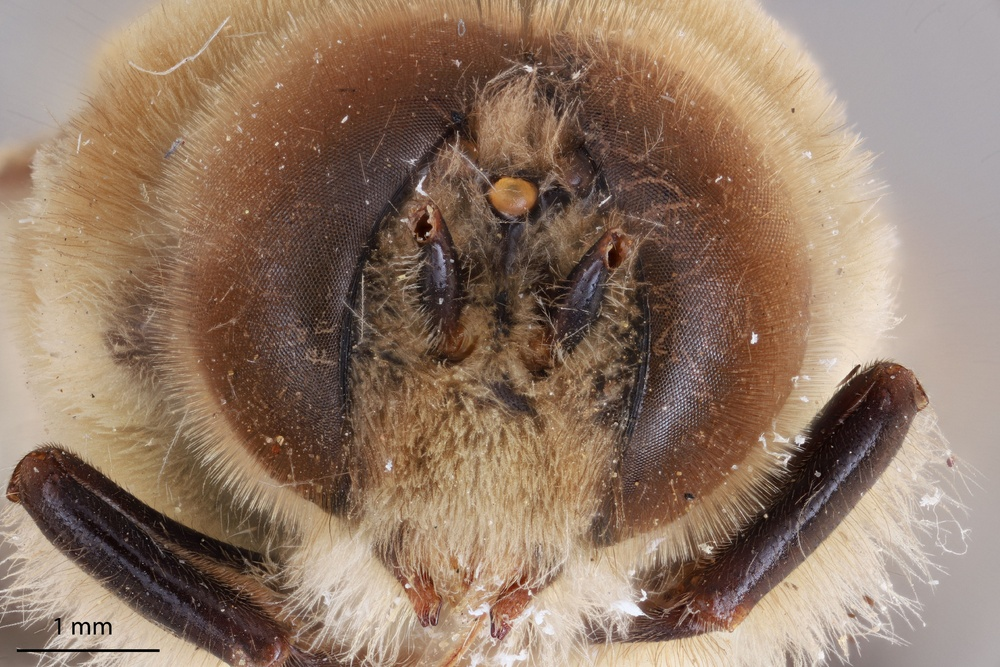
#> input picture UCSB-IZC00009041_5x_hef(2)_lg.jpg, 1000 x 667 px, shrunk from 6000 x 4000 before the run
$ python firstbeestep.py --file 'UCSB-IZC00009041_5x_hef(2)_lg.jpg'
#> lines starting #> are read from the running program, lines starting #| are printed output that depends on the picture; after the words box and inside, x2 and y2 are one past the last pixel; in counts of white or black regions, pixels touching at a corner belong together
import cv2
import numpy as np
from matplotlib import pyplot as plt
import sys

import argparse
import time

# Construct the argument parser and parse the arguments
ap = argparse.ArgumentParser()
ap.add_argument("-f", "--file", required=True, type=str,
        help="file name for image")
ap.add_argument("-b", "--black", required=False, default=110, type=int,
        help="threshold below which is black")
ap.add_argument("-w", "--white", required=False, default=255, type=int,
        help="threshold above which is white")
ap.add_argument("-n", "--negative", required=False, default=1, type=int,
        help="-n 1 = make negative -n 0 not negative image")
ap.add_argument("-r1", "--r1", required=False, default=1, type=int,
        help="row start for cropping")
ap.add_argument("-r2", "--r2", required=False, default=500, type=int,
        help="row end for cropping")
ap.add_argument("-c1", "--c1", required=False, default=1, type=int,
        help="column start for cropping")
ap.add_argument("-c2", "--c2", required=False, default=500, type=int,
        help="column end for cropping")
args = vars(ap.parse_args())
file = args["file"]
black = args["black"]
white = args["white"]
negative = args["negative"]
r1 = args["r1"]
r2 = args["r2"]
c1 = args["c1"]
c2 = args["c2"]


# reading image
img = cv2.imread(file)
#> img is the input picture: shape (667, 1000, 3); mean B, G, R 103.1, 121.4, 145.8
crop = img[r1:r2, c1:c2]
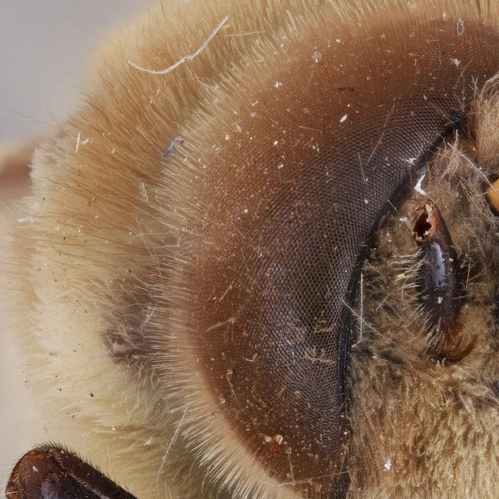
#> crop: shape (499, 499, 3); mean B, G, R 84.9, 107.5, 135.6


# converting cropped image into grayscale image
gray = cv2.cvtColor(crop, cv2.COLOR_BGR2GRAY)
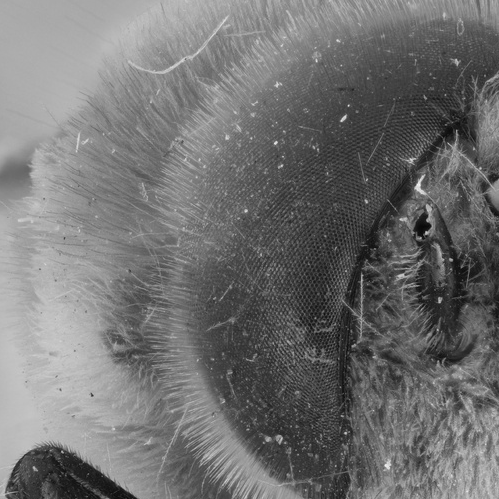
#> gray: shape (499, 499); min 8, max 243, mean 113.3
if negative == 1:
     gray = 255 - gray	#Can use negative
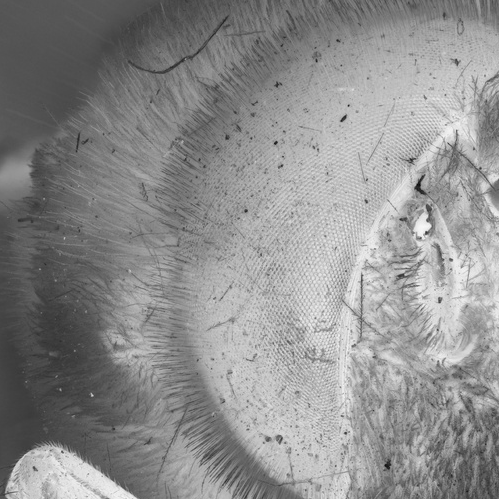
#> gray: shape (499, 499); min 12, max 247, mean 141.7

# setting threshold of cropped image
_, threshold = cv2.threshold(gray, black, white, cv2.THRESH_BINARY)
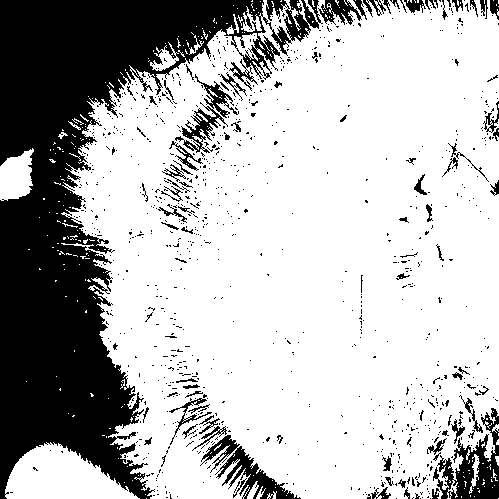
#> threshold: shape (499, 499); 71.8% white; 994 black regions (911 under 20 px)

# using a findContours() function
contours, _ = cv2.findContours(
    threshold, cv2.RETR_TREE, cv2.CHAIN_APPROX_SIMPLE)
#> contours = 1980 contours, 1851 with area under 20; largest, box (x1, y1, x2, y2) and area: (61, 0, 499, 499) 176785, (5, 442, 140, 499) 4579, (0, 148, 34, 201) 1220, (181, 105, 227, 154) 839, (194, 73, 234, 119) 508

i = 0


# [8 lines of commented-out code are left out]
for contour in contours:

    # here we are ignoring first counter because
    # findcontour function detects whole image as shape
    if i == 0:
        i = 1
        continue

    # cv2.approxPloyDP() function to approximate the shape
    approx = cv2.approxPolyDP(
        contour, 0.01 * cv2.arcLength(contour, True), True)
    #print(str(len(approx)))

#Adding contours to cropped image
    # using drawContours() function
    cv2.drawContours(crop, [contour], 0, (0, 0, 255), 1)

    # finding center point of shape
    M = cv2.moments(contour)
    center_coordinates = (1,1) 	#initialize as tuple
    if M['m00'] != 0.0:
        x = int(M['m10']/M['m00'])
        y = int(M['m01']/M['m00'])
        center_coordinates = (x, y)
    if len(approx) > 8 :
        cv2.circle(crop, center_coordinates, 2, (0,255,0), 2)
#> this loop made 1980 passes
#> (approx, x, y) on passes 10, 11, 27, 32, 33, 55, 56, 59: ([[268, 497], [269, 496], [270, 497], [269, 498]], 269, 497), ([[479, 490], [478, 491], [479, 492]], 478, 491), ([[254, 487], [255, 486], [256, 487], [255, 488]], 255, 487), ([[491, 479], [491, 481], [492, 481], [491, 480]], 491, 480), ([[483, 479], [483, 480], [484, 480]], 483, 479), ([[469, 491], [470, 490], [471, 491], [470, 492]], 470, 491), ([[476, 460], [477, 459], [478, 460], [477, 461]], 477, 460), ([[466, 455], [467, 454], [468, 455], [467, 456]], 467, 455)
#> (x, y) on passes 9, 20, 23, 25, 26, 28: (272, 495), (259, 494), (483, 483), (465, 481), (252, 490), (256, 485)
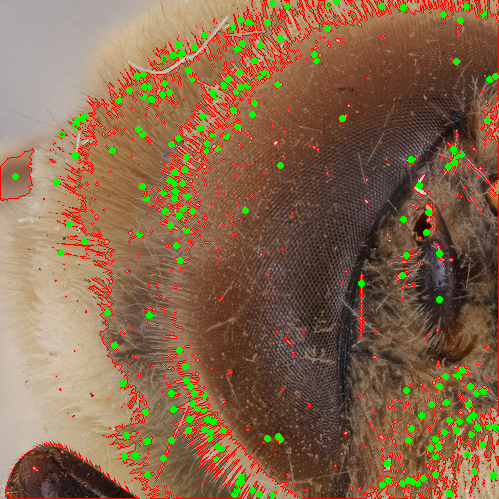
#> crop: shape (499, 499, 3); 9.24% of pixels changed, all inside (x1, y1, x2, y2) = (0, 0, 499, 499)
#> after the loop, i = 1
#         print(str(center_coordinates))
#     print(str(len(approx)))
# displaying the image after drawing contours
cv2.imshow('shapes', crop)
cv2.imshow('full', img)
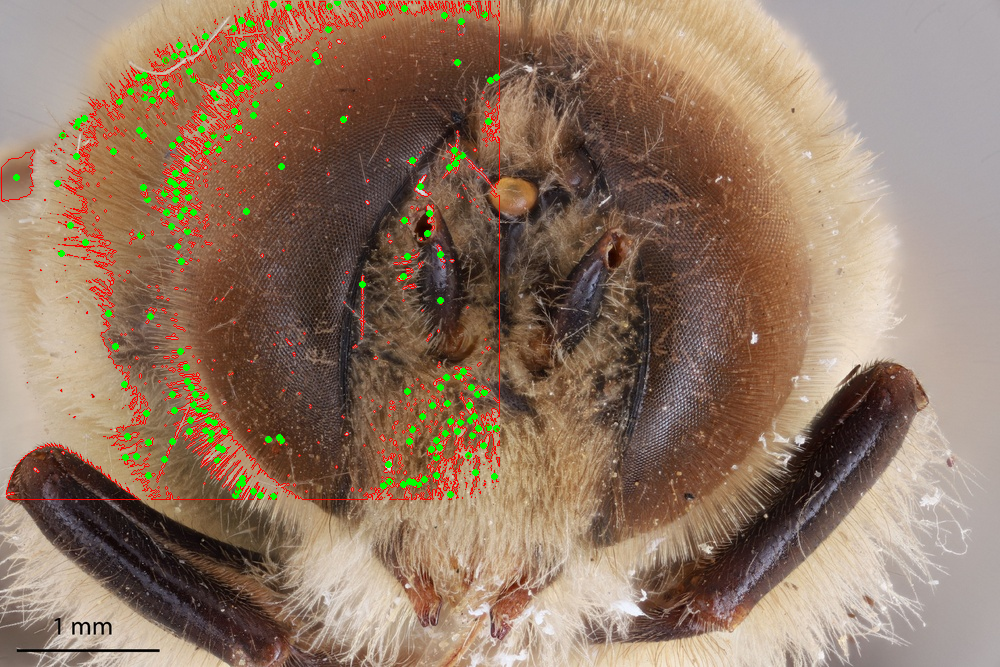
#> window 'full': shape (667, 1000, 3); mean B, G, R 99.7, 119.8, 146.4

cv2.waitKey(0)
cv2.destroyAllWindows()

$ run again, on bee_side1.jpg
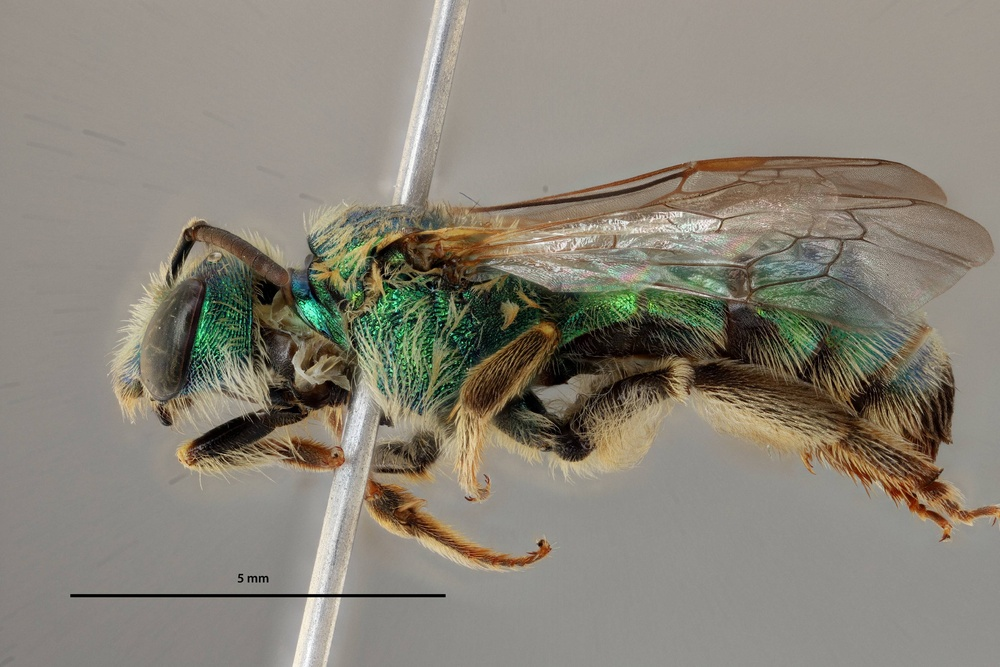
#> input picture bee_side1.jpg, 1000 x 667 px, shrunk from 3200 x 2133 before the run
#> img is the input picture: shape (667, 1000, 3); mean B, G, R 119.9, 131.5, 137
#> threshold: shape (499, 499); 45.5% white; 676 white regions (637 under 20 px)
#> contours = 2211 contours, 2114 with area under 20; largest, box (x1, y1, x2, y2) and area: (0, 51, 499, 499) 111952, (173, 242, 209, 286) 502, (290, 348, 323, 384) 436, (118, 370, 144, 398) 275, (423, 224, 478, 236) 267
#> the loop `for contour in contours:` made 2211 passes
#> (approx, x, y) on passes 7, 10, 18, 23, 57: ([[243, 497], [242, 498], [243, 498]], 242, 497), ([[238, 496], [238, 498], [239, 498], [239, 497]], 238, 497), ([[474, 492], [476, 494], [476, 495], [477, 495]], 476, 494), ([[491, 495], [492, 494], [493, 495], [492, 496]], 492, 495), ([[221, 476], [221, 477], [222, 477], [223, 478]], 221, 476)
#> after the loop `for contour in contours:`:
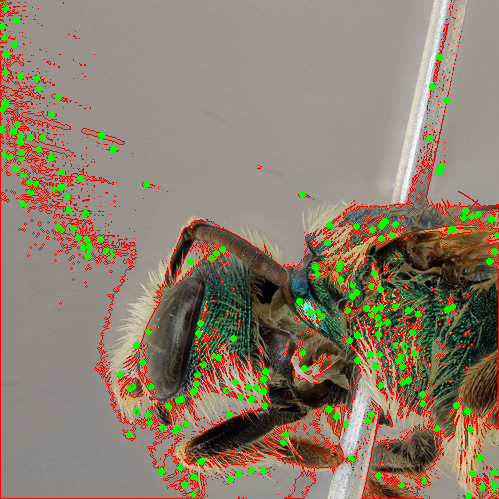
#> crop: shape (499, 499, 3); mean B, G, R 108.5, 126.7, 141.2
#> after the loop `for contour in contours:`: i = 1
#> `cv2.imshow('full', img)`:
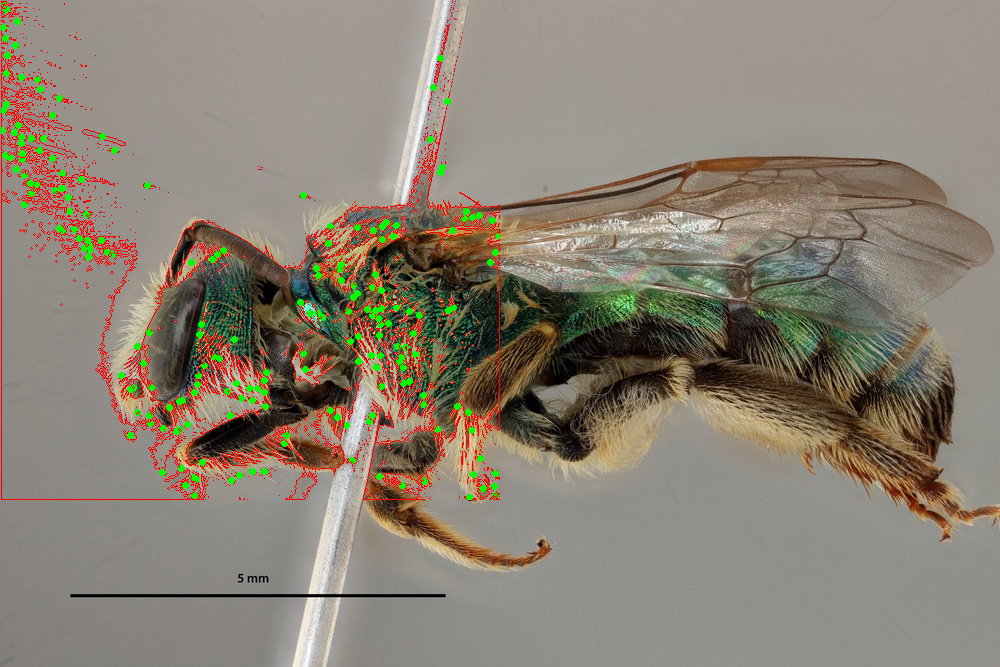
#> window 'full': shape (667, 1000, 3); mean B, G, R 115.8, 129.4, 138.7
